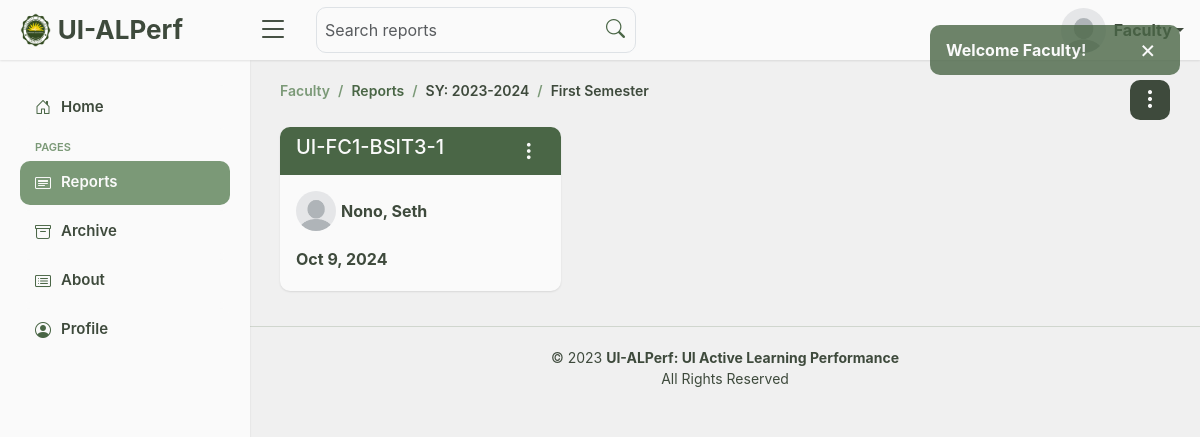
The app's page /faculty/faculty_report.php (signed in) with its own data.
### tables this page shows
CREATE TABLE `academic_year` (
  `id` int(255) NOT NULL,
  `year` varchar(255) NOT NULL,
  `semester` varchar(255) NOT NULL,
  `status` int(1) NOT NULL DEFAULT 0 COMMENT '0=pending,1=started,2=closed'
);

CREATE TABLE `class_report_info` (
  `report_info_id` int(255) NOT NULL,
  `admin_id` int(255) NOT NULL,
  `faculty_id` int(255) NOT NULL,
  `section` varchar(255) NOT NULL,
  `instructor` varchar(255) NOT NULL,
  `subject` varchar(255) NOT NULL,
  `date` date NOT NULL,
  `school_year` varchar(255) NOT NULL,
  `semester` varchar(255) NOT NULL,
  `observer_name` varchar(255) NOT NULL,
  `admin_archive` tinyint(1) DEFAULT 1,
  `faculty_archive` tinyint(1) DEFAULT 1
);

### faculty/faculty_report.php (the view, shortened to what this page needs)
<?php
  include "../process_faculty.php";
  if(isset($_SESSION['session_faculty'])){
    $faculty_ID = $_SESSION['session_faculty'];
    ?>
      <!DOCTYPE html>
      <html lang="en">
      <head>
        <link href="../assets/vendor/bootstrap/css/bootstrap.min.css" rel="stylesheet">
        <link href="../assets/vendor/bootstrap-icons/bootstrap-icons.css" rel="stylesheet">
        <link href="../assets/vendor/boxicons/css/boxicons.min.css" rel="stylesheet">
        <link href="../assets/css/faculty.css" rel="stylesheet">
      </head>
      <body>
        <?php include "../includes/alerts.php"; ?>
        <?php include "../includes/faculty_header.php"; ?>
        <?php include "../includes//faculty_sidebar.php"; ?>
        <main id="main" class="main">
          <div class="pagetitle d-flex justify-content-between">
            <div>
              <nav>
                <ol class="breadcrumb">
                  <li class="breadcrumb-item"><a href="faculty_home.php">Faculty</a></li>
                  <li class="breadcrumb-item active">Reports</li>
                  <?php
                    $select_acad = mysqli_query($conn, "SELECT * FROM `academic_year` WHERE `status` = 1");
                    if($fetch_acad = mysqli_fetch_assoc($select_acad)){
                      $report_year = $fetch_acad['year'];
                      $report_semester = $fetch_acad['semester'];
                      ?>
                        <li class="breadcrumb-item route">SY: <?php echo $report_year ?> </li>
                        <li class="breadcrumb-item route"><?php echo $report_semester ?> </li>
                      <?php
                    }
                  ?>
                </ol>
              </nav>
            </div>
            <div class="dropdown">
              <button type="button" class="" id="allreports" data-bs-toggle="dropdown">
                <i class="bi bi-three-dots-vertical"></i>
              </button>
            </div>
          </div>
          <section class="section report">
            <div class="row">
              <?php
                if(!isset($_GET['faculty_search_report'])){
                  $select_acad = mysqli_query($conn, "SELECT * FROM `academic_year` WHERE `status` = 1");
                  if($fetch_acad = mysqli_fetch_assoc($select_acad)){
                    $report_year = $fetch_acad['year'];
                    $report_semester = $fetch_acad['semester'];
                    $class_report = mysqli_query($conn, "SELECT info.*,stu.*,ins.*,com.*
                    FROM `class_report_info` info
                    LEFT JOIN `class_report_stu` stu ON info.report_info_id = stu.report_stu_id
                    LEFT JOIN `class_report_ins` ins ON info.report_info_id = ins.report_ins_id
                    LEFT JOIN `class_report_com` com ON info.report_info_id = com.report_com_id
                    WHERE info.faculty_id = '$faculty_ID' AND info.faculty_archive = TRUE AND info.school_year = '$report_year' AND info.semester = '$report_semester' ORDER BY info.report_info_id DESC LIMIT 9");
                    if(mysqli_num_rows($class_report) > 0){
                      while($row = mysqli_fetch_assoc($class_report)){
                        $admin_ID = $row['admin_id'];
                        $check_admin_pic = mysqli_query($conn, "SELECT `admin_pic_path` FROM `admin_pic` WHERE `id` = '$admin_ID'");
                        if($fetch_admin_pic = mysqli_fetch_assoc($check_admin_pic)){
                          $admin_pic = "../assets/img/admin_img/" . $fetch_admin_pic['admin_pic_path'];
                        }else{
                          $admin_pic = "../assets/img/default.jpg";
                        }
                        ?>
                          <div class="col-md-6 col-lg-4">
                            <div class="card">
                              <div class="card-header d-flex justify-content-between align-items-start">
                                <div style="overflow: hidden;">
                                  <h5> <?php echo $row['section'] ?> </h5>
                                </div>
                                <div class="dropdown">
                                  <button type="button" class="dots border-0" id="dropdownMenuButton" data-bs-toggle="dropdown">
                                    <i class="bi bi-three-dots-vertical"></i>
                                  </button>
                                </div>
                              </div>
                              <a href="faculty_reports_view.php?report_info_id=<?php echo $row['report_info_id']; ?>&report_stu_id=<?php echo $row['report_stu_id']; ?>&report_ins_id=<?php echo $row['report_ins_id']; ?>&report_com_id=<?php echo $row['report_com_id']; ?>">
                                <div class="card-body">
                                  <div class="d-flex align-items-center bods">
                                    <div class="picsur">
                                      <img src="<?php echo $admin_pic; ?>">
                                    </div>
                                    <p class="fw-bold"> <?php echo $row['observer_name'] ?> </p>
                                  </div>
                                  <p class="fw-bold mt-3 mb-1"> <?php echo date('M j, Y', strtotime($row['date'])); ?></p>
                                </div>
                              </a>
                            </div>
                          </div>
                        <?php
                      }
                    }else{
                      ?>
                        <div class="text-center fw-bold pagorflok">
                          <p>No Report</p>
                        </div>
                      <?php
                    }
                  }else{
                    ?>
                      <div class="text-center fw-bold pagorflok">
                        <p>Academic year has not yet started.</p>
                      </div>
                    <?php
                  }
                }else{
                  include "../includes/search.php";
                }
              ?>
            </div>
          </section>
        </main>
        <footer id="footer" class="footer">
          <div class="copyright">
            &copy; 2023 <strong><span> UI-ALPerf: UI Active Learning Performance </span></strong><br> All Rights Reserved
          </div>
        </footer>
      </body>
      </html>
    <?php
  }else{
    header("Location: ../index.php"); exit;
  }
?>

### assets/css/faculty.css (style rules this page uses)
:root { scroll-behavior: smooth; }
body { font-family: -apple-system, BlinkMacSystemFont, "Segoe UI", Roboto, "Helvetica Neue", Arial, "Noto Sans", sans-serif, "Apple Color Emoji", "Segoe UI Emoji", "Segoe UI Symbol", "Noto Color Emoji"; background: #F0F0F0; }
a { text-decoration: none; }
h1, h2, h3, h4, h5, h6 { font-family: -apple-system, BlinkMacSystemFont, "Segoe UI", Roboto, "Helvetica Neue", Arial, "Noto Sans", sans-serif, "Apple Color Emoji", "Segoe UI Emoji", "Segoe UI Symbol", "Noto Color Emoji"; }
#main { margin-top: 60px; padding: 20px 30px; transition: all 0.3s; }
.pagetitle { margin-bottom: 7px; }
.pagetitle .dropdown button { background-color: #3E4A3C; border: none; border-radius: 10px; color: #FAFAFA; font-size: 22px; width: 40px; height: 40px; transition: .3s; }
.breadcrumb { font-size: 14px; font-family: -apple-system, BlinkMacSystemFont, "Segoe UI", Roboto, "Helvetica Neue", Arial, "Noto Sans", sans-serif, "Apple Color Emoji", "Segoe UI Emoji", "Segoe UI Symbol", "Noto Color Emoji"; font-weight: 600; }
.breadcrumb a { color: #7B9977; transition: 0.3s; }
.breadcrumb .route { color: #3E4A3C; }
.breadcrumb .breadcrumb-item::before { color: #7B9977; }
.breadcrumb .active { color: #4A6646; font-weight: 600; }
@media (min-width: 1200px) { #main, #footer { margin-left: 250px; } }
.report .card { border: none; background-color: #FAFAFA; box-shadow: rgba(0, 0, 0, 0.1) 0px 1px 2px 0px; border-radius: 10px; margin-bottom: 15px; }
.report .card .card-header { background-color: #4A6646; color: #FAFAFA; border-radius: 10px 10px 0 0; border-bottom: none; }
.report .card .card-header h5 { overflow: hidden; white-space: nowrap; text-overflow: ellipsis; margin: 0; }
.report .card .card-header .dots { background: none; color: #FAFAFA; font-size: 20px; }
.report .card .card-body { transition: .2s; }
.report .card .card-body .bods { overflow: hidden; }
.report .card .card-body .bods .picsur { width: 40px; height: 40px; overflow: hidden; border-radius: 50%; margin-right: 5px; flex-shrink: 0; }
.report .card .card-body .bods .picsur img { width: 100%; height: 100%; }
.report .card .card-body .bods p { overflow: hidden; white-space: nowrap; text-overflow: ellipsis; margin: 0; color: #3E4A3C; }
.report .card .card-body p { color: #3E4A3C; }
.footer { padding: 20px 0; font-size: 14px; transition: all 0.3s; border-top: 1px solid #D0D6CE; }
.footer .copyright { text-align: center; color: #3E4A3C; }

### records on screen
academic_year: year "2023-2024", semester "First Semester"
class_report_info: section "UI-FC1-BSIT3-1", observer_name "Nono, Seth", date "Oct 9, 2024"

### other values on screen
$_SESSION['success_alert'] "Welcome Faculty!"
